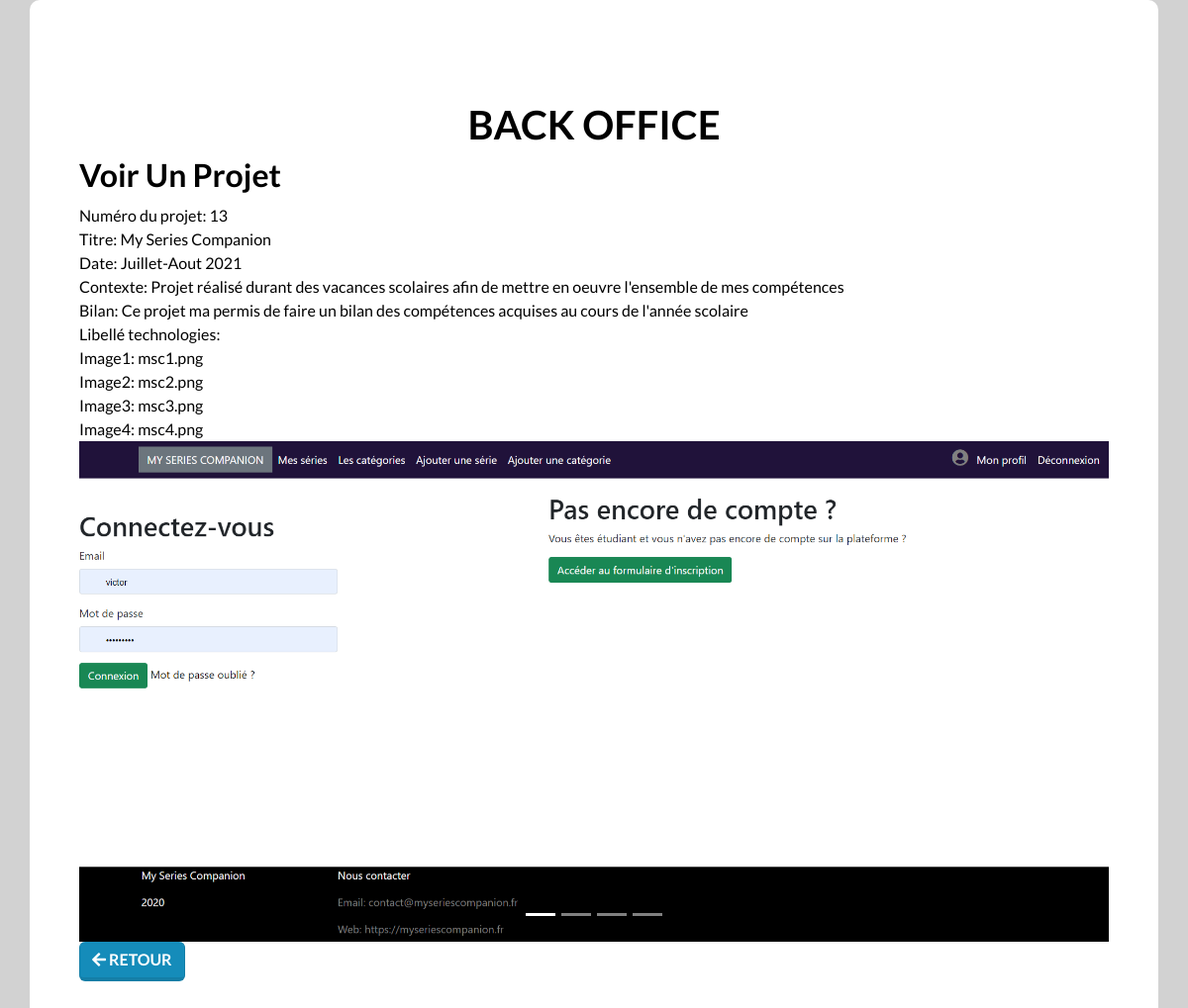
/admin/view.php?id=13 (signed in), run on the app's committed database.
### tables this page shows
CREATE TABLE `projets`
(
    `id_projet`       int(11) NOT NULL,
    `titre_projet`    varchar(100) NOT NULL,
    `date_projet`     varchar(100) NOT NULL,
    `contexte_projet` varchar(255) NOT NULL,
    `bilan_projet`    varchar(255) NOT NULL,
    `image1_projet`   varchar(255) NOT NULL,
    `image2_projet`   varchar(255) NOT NULL,
    `image3_projet`   varchar(255) NOT NULL,
    `image4_projet`   varchar(255) NOT NULL
);

### admin/view.php (the view, shortened to what this page needs)
<?php
if (!empty($_GET["id"])) {
    $id = checkInput($_GET["id"]);
}
$co = connexionBdd();
$statement = $co->prepare('SELECT * FROM projets WHERE id_projet = ?');
$statement->execute(array($id));
$item = $statement->fetch();
function checkInput($data)
{
    $data = trim($data);
    $data = stripslashes($data);
    $data = htmlspecialchars($data);
    return $data;
}
?>
<!DOCTYPE html>
<html lang="fr">
<head>
    <link rel='stylesheet' href='https://cdnjs.cloudflare.com/ajax/libs/bootswatch/5.1.1/lumen/bootstrap.min.css'>
    <link rel='stylesheet' href='https://cdnjs.cloudflare.com/ajax/libs/font-awesome/5.15.4/css/all.min.css'>
    <link type="text/css" rel="stylesheet" href="../css/adminstyle.css">
</head>
<body>
<div class="container admin">
    <h1>Back Office</h1>
    <h2>Voir un projet</h2>
    <br><br>
    <form>
        <div class="form-group">
            <label>Numéro du projet:</label><?php echo ' ' . $item['id_projet']; ?>
        </div>
        <div class="form-group">
            <label>Titre:</label><?php echo ' ' . $item['titre_projet']; ?>
        </div>
        <div class="form-group">
            <label>Date:</label><?php echo ' ' . $item['date_projet']; ?>
        </div>
        <div class="form-group">
            <label>Contexte:</label><?php echo ' ' . $item['contexte_projet']; ?>
        </div>
        <div class="form-group">
            <label>Bilan:</label><?php echo ' ' . $item['bilan_projet']; ?>
        </div>
        <div class="form-group">
            <label>Libellé technologies:</label>
        </div>
        <div class="form-group">
            <label>Image1:</label><?php echo ' ' . $item['image1_projet']; ?>
        </div>
        <div class="form-group">
            <label>Image2:</label><?php echo ' ' . $item['image2_projet']; ?>
        </div>
        <div class="form-group">
            <label>Image3:</label><?php echo ' ' . $item['image3_projet']; ?>
        </div>
        <div class="form-group">
            <label>Image4:</label><?php echo ' ' . $item['image4_projet']; ?>
        </div>
    </form>
    <div id="carouselExampleCaptions" class="carousel slide" data-bs-ride="carousel">
        <div class="carousel-indicators">
            <button type="button" data-bs-target="#carouselExampleCaptions" data-bs-slide-to="0" class="active"
                    aria-current="true" aria-label="Slide 1"></button>
            <button type="button" data-bs-target="#carouselExampleCaptions" data-bs-slide-to="1"
                    aria-label="Slide 2"></button>
            <button type="button" data-bs-target="#carouselExampleCaptions" data-bs-slide-to="2"
                    aria-label="Slide 3"></button>
            <button type="button" data-bs-target="#carouselExampleCaptions" data-bs-slide-to="3"
                    aria-label="Slide 4"></button>
        </div>
        <div class="carousel-inner">
            <div class="carousel-item active">
                <img class="d-block w-100" src="<?php echo '../img/' . $item['image1_projet']; ?>" alt="First slide">
            </div>
        </div>
        <button class="carousel-control-prev" type="button" data-bs-target="#carouselExampleCaptions"
                data-bs-slide="prev">
            <span class="carousel-control-prev-icon" aria-hidden="true"></span>
        </button>
        <button class="carousel-control-next" type="button" data-bs-target="#carouselExampleCaptions"
                data-bs-slide="next">
            <span class="carousel-control-next-icon" aria-hidden="true"></span>
        </button>
    </div>
    <div class="form-actions">
        <a class="btn btn-primary" href="index.php"><i class="fas fa-arrow-left"></i> Retour</a>
    </div>
</div>
</body>
</html>

### css/adminstyle.css (style rules this page uses)
body { font-family: "Lato", sans-serif; background-color: #d2d2d2; color: black; }
h1, h2, h3, h4 { text-align: center; }
h1 { margin-top: 5%; text-transform: uppercase; font-weight: bold; }
h2 { float: left; text-transform: capitalize; font-weight: bold; }
.admin { background-color: #fff; padding: 50px; border-radius: 10px; }

### data on the page
projets: id_projet "13", titre_projet "My Series Companion", date_projet "Juillet-Aout 2021", contexte_projet "Projet réalisé durant des vacances scolaires afin de mettre en oeuvre l'ensemble de mes compétences", bilan_projet "Ce projet ma permis de faire un bilan des compétences acquises au cours de l'année scolaire", image1_projet "msc1.png", image2_projet "msc2.png", image3_projet "msc3.png", image4_projet "msc4.png", image1_projet (picture)
